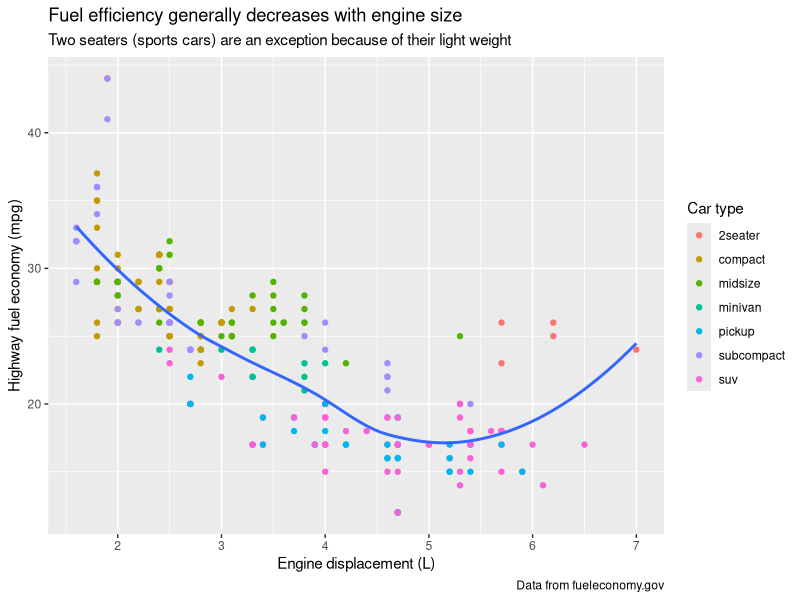
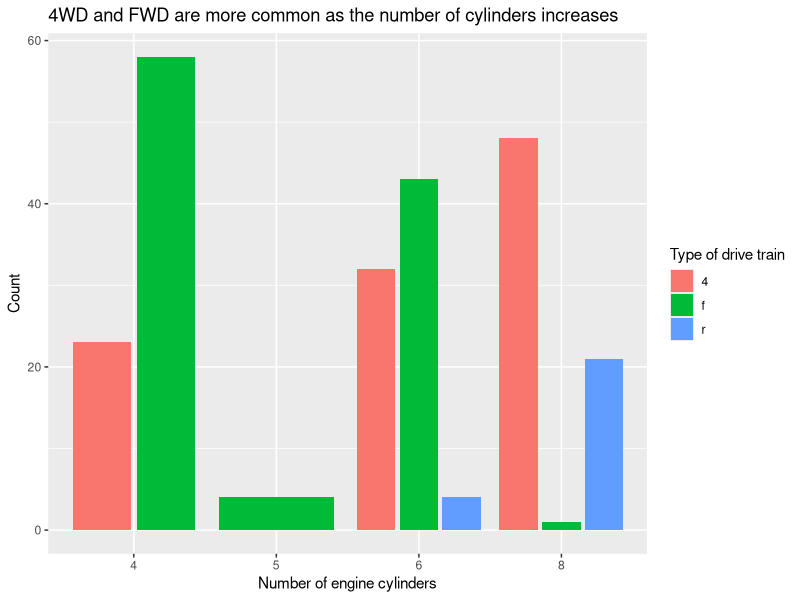
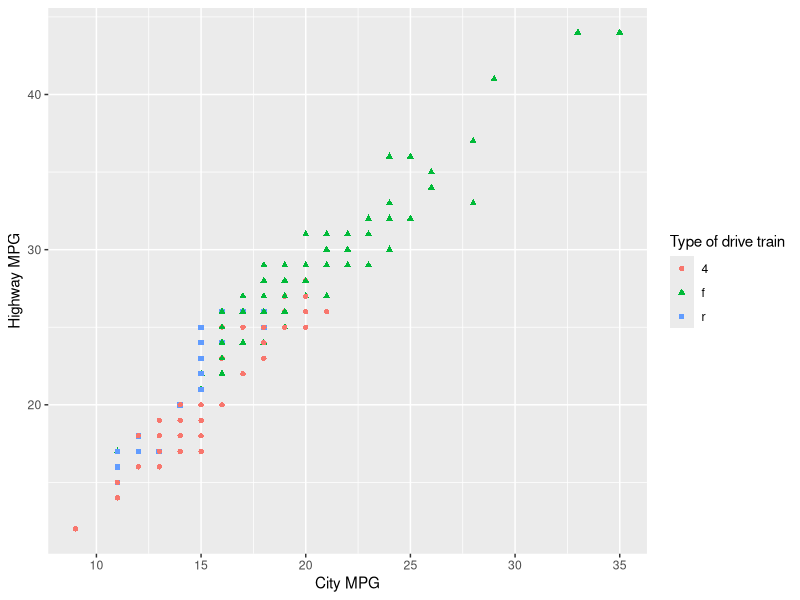
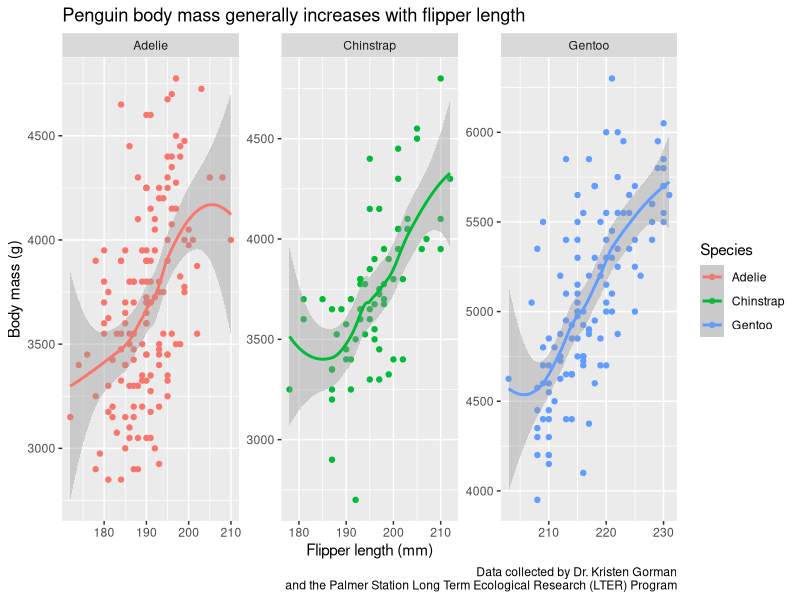

The R source for these figures, in order:
{
  library("tidyverse")
  # scales for overriding default breaks, labels,
  # transformations, and palettes for graphs
  library("scales")
  # extension packages for ggplot
  library("ggrepel")
  library("patchwork")
}

# plots should be as self-explanatory as possible to properly communicate
# findings within them and quickly build mental models, since audience may not
# share background knowledge or be as invested in the data

# turn exploratory graphic into expository graphic by adding labels with labs()
ggplot(mpg, aes(x = displ, y = hwy)) + 
  geom_point(aes(color = class)) + 
  geom_smooth(se = FALSE) + 
  labs(
    x = "Engine displacement (L)",
    y = "Highway fuel economy (mpg)",
    color = "Car type", 
    title = "Fuel efficiency generally decreases with engine size",
    subtitle = 
    "Two seaters (sports cars) are an exception because of their light weight",
    caption = "Data from fueleconomy.gov"
  )

# plot title should summarize main findings rather than describe the plot
# subtitle adds detail in a smaller font below title
# caption is usually used to describe data source
# axis and legend titles should be replaced with more detailed descriptions
# instead of short variable names, and include units when possible



# -------------------------------------------------------------------------

# 1. Create one plot on the fuel economy with customized title, subtitle,
# caption, x, y, and color labels.
ggplot(mpg |> filter(), aes(x = factor(cyl))) + 
  geom_bar(aes(group = drv, fill = drv), position = "dodge2") + 
  labs(
    x = "Number of engine cylinders",
    y = "Count",
    fill = "Type of drive train",
    title = "4WD and FWD are more common as the number of cylinders increases"
  )

# 2. Recreate the following plot using the fuel economy data. Note that both
# the colors and shapes of points vary by drive train.
ggplot(mpg, aes(x = cty, y = hwy)) + 
  geom_point(aes(color = drv, shape = drv)) + 
  labs(
    x = "City MPG",
    y = "Highway MPG",
    color = "Type of drive train",
    shape = "Type of drive train"
  )

# 3. Take an exploratory graphic you've created in the last month, and add
# informative titles to make it easier to understand.
palmerpenguins::penguins |> 
  ggplot(aes(x = flipper_length_mm, y = body_mass_g, color = species)) + 
  geom_point(na.rm = TRUE) + 
  geom_smooth(na.rm = TRUE) + 
  facet_wrap(~species, scales = "free") + 
  labs(
    x = "Flipper length (mm)",
    y = "Body mass (g)",
    color = "Species",
    title = "Penguin body mass generally increases with flipper length",
    caption = "Data collected by Dr. Kristen Gorman
    and the Palmer Station Long Term Ecological Research (LTER) Program"
  )
